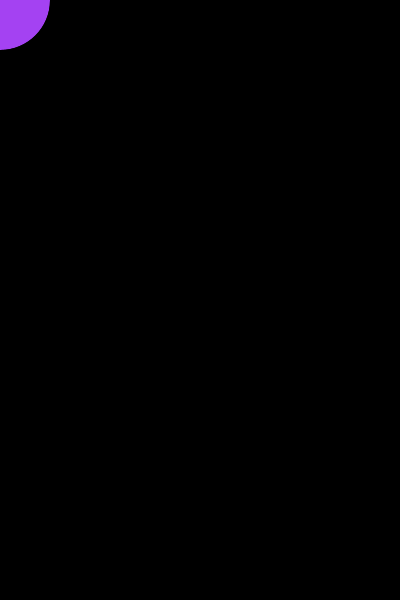
Frame 1 (no input)
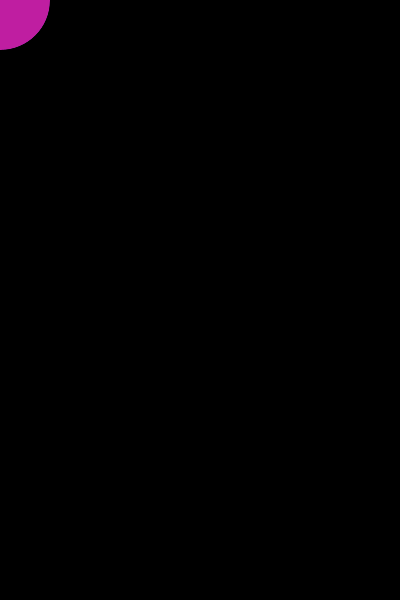
Frame 60 (the mouse pressed at the canvas centre just before this capture)
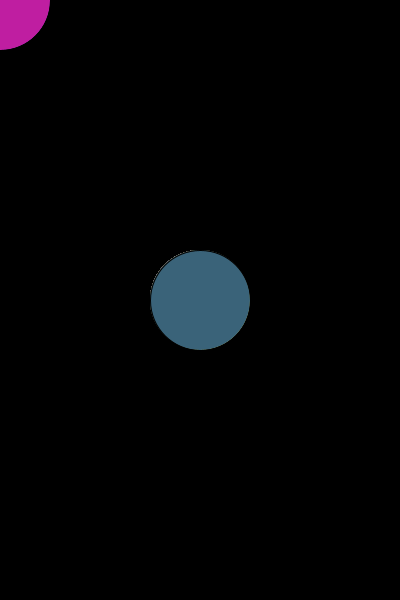
Frame 120 (the mouse held since frame 60 and released just before this capture)

The Processing sketch that drew these frames (run headless with seeded random() and noise(); from frame 60 on, the mouse is pressed at the canvas centre):

// Processing sketch: processing_83260
// ── processing_83260.pde

void setup()
{
 size(400, 600);
 background(0, 0, 0,130);
 smooth();
}

void draw()
{

 fill(random(255),random(255),random (255));
 ellipse (mouseX,mouseY,100,100);
}

void keyPressed()
{
 background (random (255),random (255),random (255)); 
}
